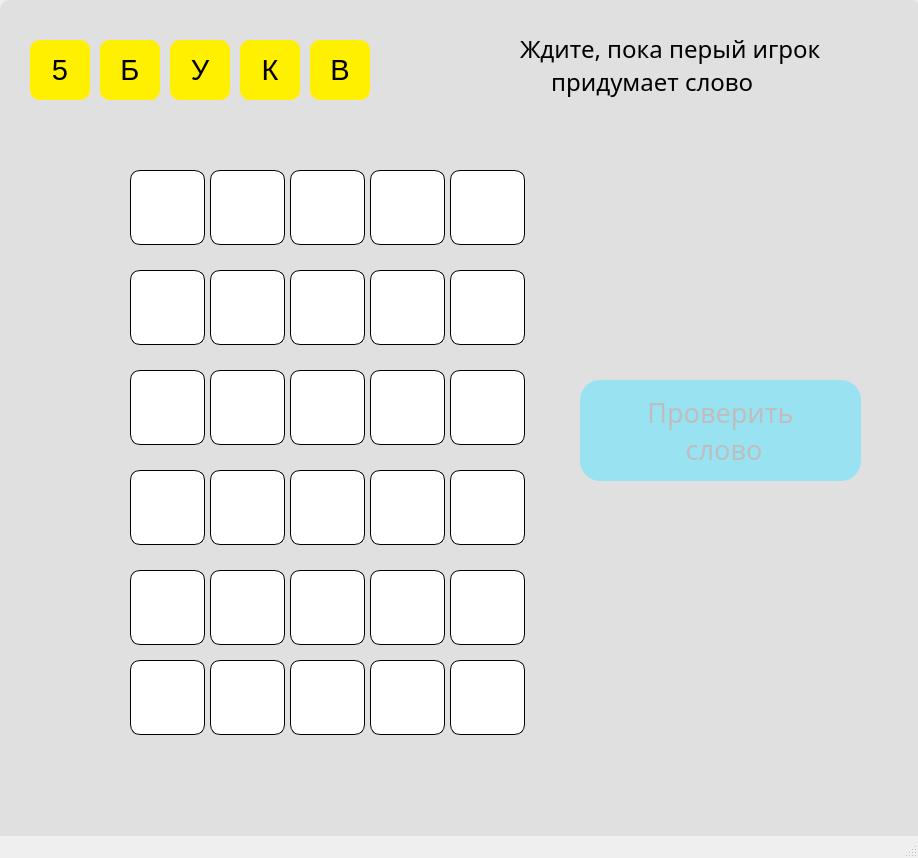
<?xml version="1.0" encoding="UTF-8"?>
<ui version="4.0">
 <class>MainWindow</class>
 <widget class="QMainWindow" name="MainWindow">
  <property name="geometry">
   <rect>
    <x>0</x>
    <y>0</y>
    <width>918</width>
    <height>858</height>
   </rect>
  </property>
  <property name="windowTitle">
   <string>5 Букв</string>
  </property>
  <widget class="QWidget" name="centralwidget">
   <widget class="QFrame" name="frame">
    <property name="geometry">
     <rect>
      <x>0</x>
      <y>0</y>
      <width>921</width>
      <height>871</height>
     </rect>
    </property>
    <property name="font">
     <font>
      <family>Yu Gothic Light</family>
      <pointsize>11</pointsize>
      <weight>75</weight>
      <bold>true</bold>
     </font>
    </property>
    <property name="mouseTracking">
     <bool>false</bool>
    </property>
    <property name="styleSheet">
     <string notr="true">background-color: #e0e0e0;border-radius: 10px ;</string>
    </property>
    <property name="frameShape">
     <enum>QFrame::StyledPanel</enum>
    </property>
    <property name="frameShadow">
     <enum>QFrame::Raised</enum>
    </property>
    <widget class="QLabel" name="label_5">
     <property name="geometry">
      <rect>
       <x>100</x>
       <y>40</y>
       <width>60</width>
       <height>60</height>
      </rect>
     </property>
     <property name="font">
      <font>
       <family>Yu Gothic UI</family>
       <pointsize>22</pointsize>
       <weight>50</weight>
       <bold>false</bold>
      </font>
     </property>
     <property name="styleSheet">
      <string notr="true">background-color:#fff000</string>
     </property>
     <property name="text">
      <string>Б</string>
     </property>
     <property name="alignment">
      <set>Qt::AlignCenter</set>
     </property>
    </widget>
    <widget class="QLabel" name="label_6">
     <property name="geometry">
      <rect>
       <x>170</x>
       <y>40</y>
       <width>60</width>
       <height>60</height>
      </rect>
     </property>
     <property name="font">
      <font>
       <family>Yu Gothic UI</family>
       <pointsize>22</pointsize>
       <weight>50</weight>
       <italic>false</italic>
       <bold>false</bold>
       <strikeout>false</strikeout>
      </font>
     </property>
     <property name="styleSheet">
      <string notr="true">background-color:#fff000</string>
     </property>
     <property name="text">
      <string>У</string>
     </property>
     <property name="alignment">
      <set>Qt::AlignCenter</set>
     </property>
    </widget>
    <widget class="QLabel" name="label_8">
     <property name="geometry">
      <rect>
       <x>310</x>
       <y>40</y>
       <width>60</width>
       <height>60</height>
      </rect>
     </property>
     <property name="font">
      <font>
       <family>Yu Gothic UI</family>
       <pointsize>22</pointsize>
       <weight>50</weight>
       <bold>false</bold>
      </font>
     </property>
     <property name="styleSheet">
      <string notr="true">background-color:#fff000</string>
     </property>
     <property name="text">
      <string>В</string>
     </property>
     <property name="alignment">
      <set>Qt::AlignCenter</set>
     </property>
    </widget>
    <widget class="QLabel" name="label_9">
     <property name="geometry">
      <rect>
       <x>240</x>
       <y>40</y>
       <width>60</width>
       <height>60</height>
      </rect>
     </property>
     <property name="font">
      <font>
       <family>Yu Gothic UI</family>
       <pointsize>22</pointsize>
       <weight>50</weight>
       <bold>false</bold>
      </font>
     </property>
     <property name="styleSheet">
      <string notr="true">background-color:#fff000</string>
     </property>
     <property name="text">
      <string>К</string>
     </property>
     <property name="alignment">
      <set>Qt::AlignCenter</set>
     </property>
    </widget>
    <widget class="QLabel" name="label_10">
     <property name="geometry">
      <rect>
       <x>30</x>
       <y>40</y>
       <width>60</width>
       <height>60</height>
      </rect>
     </property>
     <property name="font">
      <font>
       <family>Yu Gothic UI</family>
       <pointsize>22</pointsize>
      </font>
     </property>
     <property name="styleSheet">
      <string notr="true">background-color:#fff000;</string>
     </property>
     <property name="text">
      <string>5</string>
     </property>
     <property name="alignment">
      <set>Qt::AlignCenter</set>
     </property>
    </widget>
    <widget class="QPushButton" name="Play">
     <property name="enabled">
      <bool>false</bool>
     </property>
     <property name="geometry">
      <rect>
       <x>580</x>
       <y>380</y>
       <width>281</width>
       <height>101</height>
      </rect>
     </property>
     <property name="font">
      <font>
       <family>Yu Gothic UI Light</family>
       <pointsize>20</pointsize>
       <weight>50</weight>
       <bold>false</bold>
      </font>
     </property>
     <property name="styleSheet">
      <string notr="true">background-color: #e3dede; border-radius: 20px ;background-color : #99e2f2</string>
     </property>
     <property name="text">
      <string>Проверить
 слово</string>
     </property>
    </widget>
    <widget class="QLabel" name="s2">
     <property name="geometry">
      <rect>
       <x>210</x>
       <y>170</y>
       <width>75</width>
       <height>75</height>
      </rect>
     </property>
     <property name="font">
      <font>
       <family>Yu Gothic UI</family>
       <pointsize>22</pointsize>
      </font>
     </property>
     <property name="styleSheet">
      <string notr="true">border: 1px solid;background-color:#fff</string>
     </property>
     <property name="text">
      <string/>
     </property>
     <property name="alignment">
      <set>Qt::AlignCenter</set>
     </property>
    </widget>
    <widget class="QLabel" name="s7">
     <property name="geometry">
      <rect>
       <x>210</x>
       <y>270</y>
       <width>75</width>
       <height>75</height>
      </rect>
     </property>
     <property name="font">
      <font>
       <family>Yu Gothic UI</family>
       <pointsize>22</pointsize>
      </font>
     </property>
     <property name="styleSheet">
      <string notr="true">border: 1px solid;background-color:#fff</string>
     </property>
     <property name="text">
      <string/>
     </property>
     <property name="alignment">
      <set>Qt::AlignCenter</set>
     </property>
    </widget>
    <widget class="QLabel" name="s12">
     <property name="geometry">
      <rect>
       <x>210</x>
       <y>370</y>
       <width>75</width>
       <height>75</height>
      </rect>
     </property>
     <property name="font">
      <font>
       <family>Yu Gothic UI</family>
       <pointsize>22</pointsize>
      </font>
     </property>
     <property name="styleSheet">
      <string notr="true">border: 1px solid;background-color:#fff</string>
     </property>
     <property name="text">
      <string/>
     </property>
     <property name="alignment">
      <set>Qt::AlignCenter</set>
     </property>
    </widget>
    <widget class="QLabel" name="s17">
     <property name="geometry">
      <rect>
       <x>210</x>
       <y>470</y>
       <width>75</width>
       <height>75</height>
      </rect>
     </property>
     <property name="font">
      <font>
       <family>Yu Gothic UI</family>
       <pointsize>22</pointsize>
      </font>
     </property>
     <property name="styleSheet">
      <string notr="true">border: 1px solid;background-color:#fff</string>
     </property>
     <property name="text">
      <string/>
     </property>
     <property name="alignment">
      <set>Qt::AlignCenter</set>
     </property>
    </widget>
    <widget class="QLabel" name="s22">
     <property name="geometry">
      <rect>
       <x>210</x>
       <y>570</y>
       <width>75</width>
       <height>75</height>
      </rect>
     </property>
     <property name="font">
      <font>
       <family>Yu Gothic UI</family>
       <pointsize>22</pointsize>
      </font>
     </property>
     <property name="styleSheet">
      <string notr="true">border: 1px solid;background-color:#fff</string>
     </property>
     <property name="text">
      <string/>
     </property>
     <property name="alignment">
      <set>Qt::AlignCenter</set>
     </property>
    </widget>
    <widget class="QLabel" name="s27">
     <property name="geometry">
      <rect>
       <x>210</x>
       <y>660</y>
       <width>75</width>
       <height>75</height>
      </rect>
     </property>
     <property name="font">
      <font>
       <family>Yu Gothic UI</family>
       <pointsize>22</pointsize>
      </font>
     </property>
     <property name="styleSheet">
      <string notr="true">border: 1px solid;background-color:#fff</string>
     </property>
     <property name="text">
      <string/>
     </property>
     <property name="alignment">
      <set>Qt::AlignCenter</set>
     </property>
    </widget>
    <widget class="QLabel" name="s1">
     <property name="geometry">
      <rect>
       <x>130</x>
       <y>170</y>
       <width>75</width>
       <height>75</height>
      </rect>
     </property>
     <property name="font">
      <font>
       <family>Yu Gothic UI</family>
       <pointsize>22</pointsize>
      </font>
     </property>
     <property name="styleSheet">
      <string notr="true">border: 1px solid;background-color:#fff</string>
     </property>
     <property name="text">
      <string/>
     </property>
     <property name="alignment">
      <set>Qt::AlignCenter</set>
     </property>
    </widget>
    <widget class="QLabel" name="s3">
     <property name="geometry">
      <rect>
       <x>290</x>
       <y>170</y>
       <width>75</width>
       <height>75</height>
      </rect>
     </property>
     <property name="font">
      <font>
       <family>Yu Gothic UI</family>
       <pointsize>22</pointsize>
      </font>
     </property>
     <property name="styleSheet">
      <string notr="true">border: 1px solid;background-color:#fff</string>
     </property>
     <property name="text">
      <string/>
     </property>
     <property name="alignment">
      <set>Qt::AlignCenter</set>
     </property>
    </widget>
    <widget class="QLabel" name="s8">
     <property name="enabled">
      <bool>true</bool>
     </property>
     <property name="geometry">
      <rect>
       <x>290</x>
       <y>270</y>
       <width>75</width>
       <height>75</height>
      </rect>
     </property>
     <property name="font">
      <font>
       <family>Yu Gothic UI</family>
       <pointsize>22</pointsize>
      </font>
     </property>
     <property name="styleSheet">
      <string notr="true">border: 1px solid;background-color:#fff</string>
     </property>
     <property name="text">
      <string/>
     </property>
     <property name="alignment">
      <set>Qt::AlignCenter</set>
     </property>
    </widget>
    <widget class="QLabel" name="s13">
     <property name="geometry">
      <rect>
       <x>290</x>
       <y>370</y>
       <width>75</width>
       <height>75</height>
      </rect>
     </property>
     <property name="font">
      <font>
       <family>Yu Gothic UI</family>
       <pointsize>22</pointsize>
      </font>
     </property>
     <property name="styleSheet">
      <string notr="true">border: 1px solid;background-color:#fff</string>
     </property>
     <property name="text">
      <string/>
     </property>
     <property name="alignment">
      <set>Qt::AlignCenter</set>
     </property>
    </widget>
    <widget class="QLabel" name="s18">
     <property name="geometry">
      <rect>
       <x>290</x>
       <y>470</y>
       <width>75</width>
       <height>75</height>
      </rect>
     </property>
     <property name="font">
      <font>
       <family>Yu Gothic UI</family>
       <pointsize>22</pointsize>
      </font>
     </property>
     <property name="styleSheet">
      <string notr="true">border: 1px solid;background-color:#fff</string>
     </property>
     <property name="text">
      <string/>
     </property>
     <property name="alignment">
      <set>Qt::AlignCenter</set>
     </property>
    </widget>
    <widget class="QLabel" name="s23">
     <property name="geometry">
      <rect>
       <x>290</x>
       <y>570</y>
       <width>75</width>
       <height>75</height>
      </rect>
     </property>
     <property name="font">
      <font>
       <family>Yu Gothic UI</family>
       <pointsize>22</pointsize>
      </font>
     </property>
     <property name="styleSheet">
      <string notr="true">border: 1px solid;background-color:#fff</string>
     </property>
     <property name="text">
      <string/>
     </property>
     <property name="alignment">
      <set>Qt::AlignCenter</set>
     </property>
    </widget>
    <widget class="QLabel" name="s28">
     <property name="geometry">
      <rect>
       <x>290</x>
       <y>660</y>
       <width>75</width>
       <height>75</height>
      </rect>
     </property>
     <property name="font">
      <font>
       <family>Yu Gothic UI</family>
       <pointsize>22</pointsize>
      </font>
     </property>
     <property name="styleSheet">
      <string notr="true">border: 1px solid;background-color:#fff</string>
     </property>
     <property name="text">
      <string/>
     </property>
     <property name="alignment">
      <set>Qt::AlignCenter</set>
     </property>
    </widget>
    <widget class="QLabel" name="s4">
     <property name="geometry">
      <rect>
       <x>370</x>
       <y>170</y>
       <width>75</width>
       <height>75</height>
      </rect>
     </property>
     <property name="font">
      <font>
       <family>Yu Gothic UI</family>
       <pointsize>22</pointsize>
      </font>
     </property>
     <property name="styleSheet">
      <string notr="true">border: 1px solid;background-color:#fff</string>
     </property>
     <property name="text">
      <string/>
     </property>
     <property name="alignment">
      <set>Qt::AlignCenter</set>
     </property>
    </widget>
    <widget class="QLabel" name="s9">
     <property name="geometry">
      <rect>
       <x>370</x>
       <y>270</y>
       <width>75</width>
       <height>75</height>
      </rect>
     </property>
     <property name="font">
      <font>
       <family>Yu Gothic UI</family>
       <pointsize>22</pointsize>
      </font>
     </property>
     <property name="styleSheet">
      <string notr="true">border: 1px solid;background-color:#fff</string>
     </property>
     <property name="text">
      <string/>
     </property>
     <property name="alignment">
      <set>Qt::AlignCenter</set>
     </property>
    </widget>
    <widget class="QLabel" name="s14">
     <property name="geometry">
      <rect>
       <x>370</x>
       <y>370</y>
       <width>75</width>
       <height>75</height>
      </rect>
     </property>
     <property name="font">
      <font>
       <family>Yu Gothic UI</family>
       <pointsize>22</pointsize>
      </font>
     </property>
     <property name="styleSheet">
      <string notr="true">border: 1px solid;background-color:#fff</string>
     </property>
     <property name="text">
      <string/>
     </property>
     <property name="alignment">
      <set>Qt::AlignCenter</set>
     </property>
    </widget>
    <widget class="QLabel" name="s5">
     <property name="geometry">
      <rect>
       <x>450</x>
       <y>170</y>
       <width>75</width>
       <height>75</height>
      </rect>
     </property>
     <property name="font">
      <font>
       <family>Yu Gothic UI</family>
       <pointsize>22</pointsize>
      </font>
     </property>
     <property name="styleSheet">
      <string notr="true">border: 1px solid;background-color:#fff</string>
     </property>
     <property name="text">
      <string/>
     </property>
     <property name="alignment">
      <set>Qt::AlignCenter</set>
     </property>
    </widget>
    <widget class="QLabel" name="s10">
     <property name="geometry">
      <rect>
       <x>450</x>
       <y>270</y>
       <width>75</width>
       <height>75</height>
      </rect>
     </property>
     <property name="font">
      <font>
       <family>Yu Gothic UI</family>
       <pointsize>22</pointsize>
      </font>
     </property>
     <property name="styleSheet">
      <string notr="true">border: 1px solid;background-color:#fff</string>
     </property>
     <property name="text">
      <string/>
     </property>
     <property name="alignment">
      <set>Qt::AlignCenter</set>
     </property>
    </widget>
    <widget class="QLabel" name="s19">
     <property name="geometry">
      <rect>
       <x>370</x>
       <y>470</y>
       <width>75</width>
       <height>75</height>
      </rect>
     </property>
     <property name="font">
      <font>
       <family>Yu Gothic UI</family>
       <pointsize>22</pointsize>
      </font>
     </property>
     <property name="styleSheet">
      <string notr="true">border: 1px solid;background-color:#fff</string>
     </property>
     <property name="text">
      <string/>
     </property>
     <property name="alignment">
      <set>Qt::AlignCenter</set>
     </property>
    </widget>
    <widget class="QLabel" name="s24">
     <property name="geometry">
      <rect>
       <x>370</x>
       <y>570</y>
       <width>75</width>
       <height>75</height>
      </rect>
     </property>
     <property name="font">
      <font>
       <family>Yu Gothic UI</family>
       <pointsize>22</pointsize>
      </font>
     </property>
     <property name="styleSheet">
      <string notr="true">border: 1px solid;background-color:#fff</string>
     </property>
     <property name="text">
      <string/>
     </property>
     <property name="alignment">
      <set>Qt::AlignCenter</set>
     </property>
    </widget>
    <widget class="QLabel" name="s29">
     <property name="geometry">
      <rect>
       <x>370</x>
       <y>660</y>
       <width>75</width>
       <height>75</height>
      </rect>
     </property>
     <property name="font">
      <font>
       <family>Yu Gothic UI</family>
       <pointsize>22</pointsize>
      </font>
     </property>
     <property name="styleSheet">
      <string notr="true">border: 1px solid;background-color:#fff</string>
     </property>
     <property name="text">
      <string/>
     </property>
     <property name="alignment">
      <set>Qt::AlignCenter</set>
     </property>
    </widget>
    <widget class="QLabel" name="s15">
     <property name="geometry">
      <rect>
       <x>450</x>
       <y>370</y>
       <width>75</width>
       <height>75</height>
      </rect>
     </property>
     <property name="font">
      <font>
       <family>Yu Gothic UI</family>
       <pointsize>22</pointsize>
      </font>
     </property>
     <property name="styleSheet">
      <string notr="true">border: 1px solid;background-color:#fff</string>
     </property>
     <property name="text">
      <string/>
     </property>
     <property name="alignment">
      <set>Qt::AlignCenter</set>
     </property>
    </widget>
    <widget class="QLabel" name="s6">
     <property name="geometry">
      <rect>
       <x>130</x>
       <y>270</y>
       <width>75</width>
       <height>75</height>
      </rect>
     </property>
     <property name="font">
      <font>
       <family>Yu Gothic UI</family>
       <pointsize>22</pointsize>
      </font>
     </property>
     <property name="styleSheet">
      <string notr="true">border: 1px solid;background-color:#fff</string>
     </property>
     <property name="text">
      <string/>
     </property>
     <property name="alignment">
      <set>Qt::AlignCenter</set>
     </property>
    </widget>
    <widget class="QLabel" name="s11">
     <property name="geometry">
      <rect>
       <x>130</x>
       <y>370</y>
       <width>75</width>
       <height>75</height>
      </rect>
     </property>
     <property name="font">
      <font>
       <family>Yu Gothic UI</family>
       <pointsize>22</pointsize>
      </font>
     </property>
     <property name="styleSheet">
      <string notr="true">border: 1px solid;background-color:#fff</string>
     </property>
     <property name="text">
      <string/>
     </property>
     <property name="alignment">
      <set>Qt::AlignCenter</set>
     </property>
    </widget>
    <widget class="QLabel" name="s16">
     <property name="geometry">
      <rect>
       <x>130</x>
       <y>470</y>
       <width>75</width>
       <height>75</height>
      </rect>
     </property>
     <property name="font">
      <font>
       <family>Yu Gothic UI</family>
       <pointsize>22</pointsize>
      </font>
     </property>
     <property name="styleSheet">
      <string notr="true">border: 1px solid;background-color:#fff</string>
     </property>
     <property name="text">
      <string/>
     </property>
     <property name="alignment">
      <set>Qt::AlignCenter</set>
     </property>
    </widget>
    <widget class="QLabel" name="s20">
     <property name="geometry">
      <rect>
       <x>450</x>
       <y>470</y>
       <width>75</width>
       <height>75</height>
      </rect>
     </property>
     <property name="font">
      <font>
       <family>Yu Gothic UI</family>
       <pointsize>22</pointsize>
      </font>
     </property>
     <property name="styleSheet">
      <string notr="true">border: 1px solid;background-color:#fff</string>
     </property>
     <property name="text">
      <string/>
     </property>
     <property name="alignment">
      <set>Qt::AlignCenter</set>
     </property>
    </widget>
    <widget class="QLabel" name="s25">
     <property name="geometry">
      <rect>
       <x>450</x>
       <y>570</y>
       <width>75</width>
       <height>75</height>
      </rect>
     </property>
     <property name="font">
      <font>
       <family>Yu Gothic UI</family>
       <pointsize>22</pointsize>
      </font>
     </property>
     <property name="styleSheet">
      <string notr="true">border: 1px solid;background-color:#fff</string>
     </property>
     <property name="text">
      <string/>
     </property>
     <property name="alignment">
      <set>Qt::AlignCenter</set>
     </property>
    </widget>
    <widget class="QLabel" name="s30">
     <property name="geometry">
      <rect>
       <x>450</x>
       <y>660</y>
       <width>75</width>
       <height>75</height>
      </rect>
     </property>
     <property name="font">
      <font>
       <family>Yu Gothic UI</family>
       <pointsize>22</pointsize>
      </font>
     </property>
     <property name="styleSheet">
      <string notr="true">border: 1px solid;background-color:#fff</string>
     </property>
     <property name="text">
      <string/>
     </property>
     <property name="alignment">
      <set>Qt::AlignCenter</set>
     </property>
    </widget>
    <widget class="QLabel" name="s21">
     <property name="geometry">
      <rect>
       <x>130</x>
       <y>570</y>
       <width>75</width>
       <height>75</height>
      </rect>
     </property>
     <property name="font">
      <font>
       <family>Yu Gothic UI</family>
       <pointsize>22</pointsize>
      </font>
     </property>
     <property name="styleSheet">
      <string notr="true">border: 1px solid;background-color:#fff</string>
     </property>
     <property name="text">
      <string/>
     </property>
     <property name="alignment">
      <set>Qt::AlignCenter</set>
     </property>
    </widget>
    <widget class="QLabel" name="s26">
     <property name="geometry">
      <rect>
       <x>130</x>
       <y>660</y>
       <width>75</width>
       <height>75</height>
      </rect>
     </property>
     <property name="font">
      <font>
       <family>Yu Gothic UI</family>
       <pointsize>22</pointsize>
      </font>
     </property>
     <property name="styleSheet">
      <string notr="true">border: 1px solid;background-color:#fff</string>
     </property>
     <property name="text">
      <string/>
     </property>
     <property name="alignment">
      <set>Qt::AlignCenter</set>
     </property>
    </widget>
    <widget class="QLabel" name="label">
     <property name="geometry">
      <rect>
       <x>520</x>
       <y>10</y>
       <width>371</width>
       <height>111</height>
      </rect>
     </property>
     <property name="font">
      <font>
       <family>Yu Gothic UI Light</family>
       <pointsize>18</pointsize>
      </font>
     </property>
     <property name="text">
      <string>Ждите, пока перый игрок
     придумает слово</string>
     </property>
    </widget>
    <widget class="QLabel" name="mistake">
     <property name="geometry">
      <rect>
       <x>540</x>
       <y>180</y>
       <width>361</width>
       <height>111</height>
      </rect>
     </property>
     <property name="font">
      <font>
       <family>Yu Gothic UI Light</family>
       <pointsize>18</pointsize>
      </font>
     </property>
     <property name="text">
      <string/>
     </property>
     <property name="alignment">
      <set>Qt::AlignCenter</set>
     </property>
    </widget>
   </widget>
  </widget>
  <widget class="QStatusBar" name="statusbar"/>
 </widget>
 <resources/>
 <connections/>
</ui>
